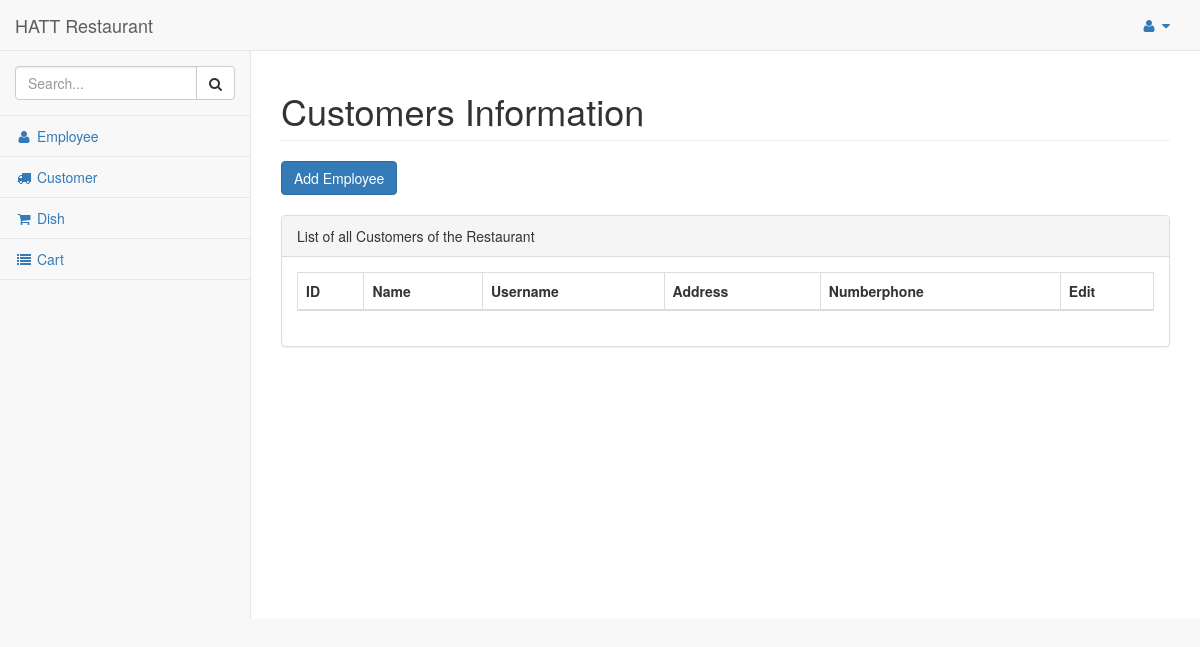
Page /dashboard/customer_list/ on the earlier database version.
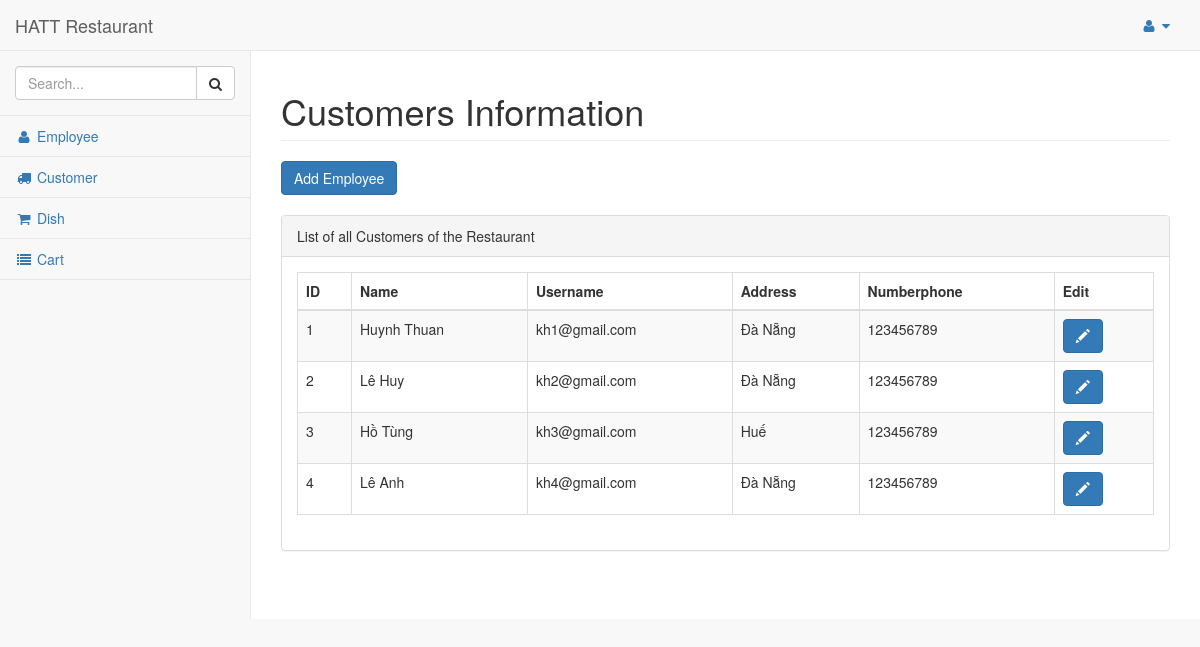
Same page on the later database version.
### res/models.py (models this page shows, shortened)
class Customer(models.Model):
    customer = models.ForeignKey(User, on_delete=models.CASCADE)
    address = models.TextField()
    number_phone = models.TextField(max_length=10)
    username = User.username
    password = User.password

### res/views.py (the view)
# urls.py: re_path(r'^dashboard/customer_list/$',customer_list, name='customer_list'),
def customer_list(request):
    customers = Customer.objects.all()
    for customer in customers:
        user = User.objects.get(id=customer.customer_id)
        customer.username = user.username
        customer.name = user.first_name + ' ' + user.last_name
    return render(request, 'admin/customer.html', {'customers': customers})

### templates/admin/customer.html (shortened to what this page needs)
{% load static %}
{% include "includes/base.html" %}
{% include "includes/navbarheader.html" %}
{% include "includes/navtop.html"%}
{% include "includes/sidemenu.html" %}
</nav>
<div id="page-wrapper">
    <div class="row">
        <div class="col-lg-12">
            <h1 class="page-header">Customers Information</h1>
            <button type="button" class="btn btn-primary" data-toggle="modal" data-target="#adddish">
                Add Employee
            </button>
            <br><br>
        </div>
    </div>
    <div class="row">
        <div class="col-lg-12">
            <div class="panel panel-default">
                <div class="panel-heading">
                    List of all Customers of the Restaurant
                </div>
                <div class="panel-body">
                    <table width="100%" class="table table-striped table-bordered table-hover" id="dataTables-example">
                        <thead>
                            <tr>
                                <th>ID</th>
                                <th>Name</th>
                                <th>Username</th>
                                <th>Address</th>
                                <th>Numberphone</th>
                                <th>Edit</th>
                            </tr>
                        </thead>
                        <tbody>
                            {% for customer in customers %}
                            <tr>
                                <td>{{customer.id}}</td>
                                <td>{{customer.name}}</td>
                                <td>{{customer.username}}</td>
                                <td>{{customer.address}}</td>
                                <td>{{customer.number_phone}}</td>
                                <td>
                                    <button type="button" class="btn btn-primary" data-toggle="modal" data-target="#myModal" title="Mở cửa sổ sửa đổi">
                                        <span class="glyphicon glyphicon-pencil" aria-hidden="true"></span>
                                    </button>
                                </td>
                            </tr>
                            {% endfor %}
                        </tbody>
                    </table>
                </div>
            </div>
        </div>
    </div>
</div>
</div>
</body>
</html>

### templates/includes/base.html (shortened to what this page needs)
{% load static%}
<!DOCTYPE html>
<html lang="en">
<head>
    <link href="{% static 'vendor/bootstrap/css/bootstrap.min.css' %}" rel="stylesheet">
    <link href="{% static 'vendor/metisMenu/metisMenu.min.css'%}" rel="stylesheet">
    <link href="{% static 'dist/css/sb-admin-2.css'%}" rel="stylesheet">
    <link href="{% static 'vendor/morrisjs/morris.css'%}" rel="stylesheet">
    <link href="{% static 'vendor/font-awesome/css/font-awesome.min.css'%}" rel="stylesheet" type="text/css">
</head>
<body>
    <div id="wrapper">
        <nav class="navbar navbar-default navbar-static-top" role="navigation" style="margin-bottom: 0">

### templates/includes/navbarheader.html (shortened to what this page needs)
<div class="navbar-header">
    <a class="navbar-brand" href="/dashboard">HATT Restaurant</a>
</div>

### templates/includes/navtop.html (shortened to what this page needs)
<ul class="nav navbar-top-links navbar-right">
    <li class="dropdown">
        <a class="dropdown-toggle" data-toggle="dropdown" href="#">
            <i class="fa fa-user fa-fw"></i>
            <i class="fa fa-caret-down"></i>
        </a>
    </li>
</ul>

### templates/includes/sidemenu.html
<div class="navbar-default sidebar" role="navigation">
    <div class="sidebar-nav navbar-collapse">
        <ul class="nav" id="side-menu">
            <li class="sidebar-search">
                <div class="input-group custom-search-form">
                    <input type="text" class="form-control" placeholder="Search...">
                    <span class="input-group-btn">
                        <button class="btn btn-default" type="button">
                            <i class="fa fa-search"></i>
                        </button>
                    </span>
                </div>
            </li>
            <li>
                <a href="/dashboard/employee_list">
                    <i class="fa fa-user fa-fw"></i> Employee</a>
            </li>
            <li>
                <a href="/dashboard/customer_list">
                    <i class="fa fa-truck fa-fw"></i> Customer</a>
            </li>
            <li>
                <a href="/dashboard/dish_list">
                    <i class="fa fa-shopping-cart fa-fw"></i> Dish</a>
            </li>
            <li>
                <a href="/dashboard/cart_list">
                    <i class="fa fa-list fa-fw"></i> Cart</a>
            </li>
        </ul>
    </div>
</div>

Differences in the rows shown:
added Customer: id "1", name "Huynh Thuan", username "kh1@gmail.com", address "Đà Nẵng", number_phone "123456789"
added Customer: id "2", name "Lê Huy", username "kh2@gmail.com", address "Đà Nẵng", number_phone "123456789"
added Customer: id "3", name "Hồ Tùng", username "kh3@gmail.com", address "Huế", number_phone "123456789"
added Customer: id "4", name "Lê Anh", username "kh4@gmail.com", address "Đà Nẵng", number_phone "123456789"
